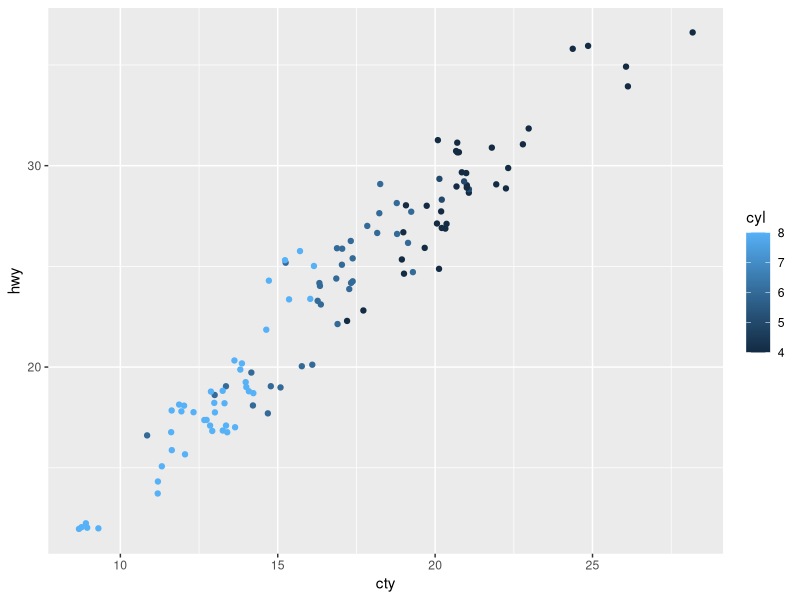
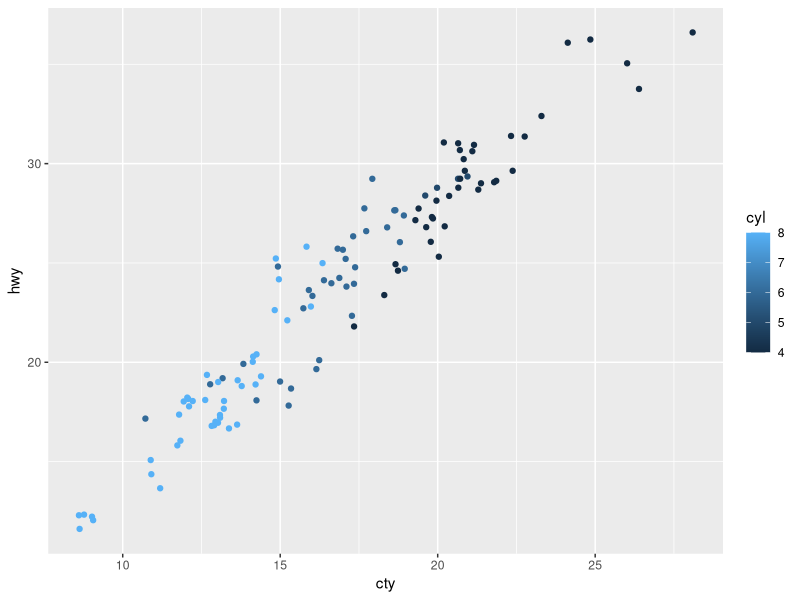
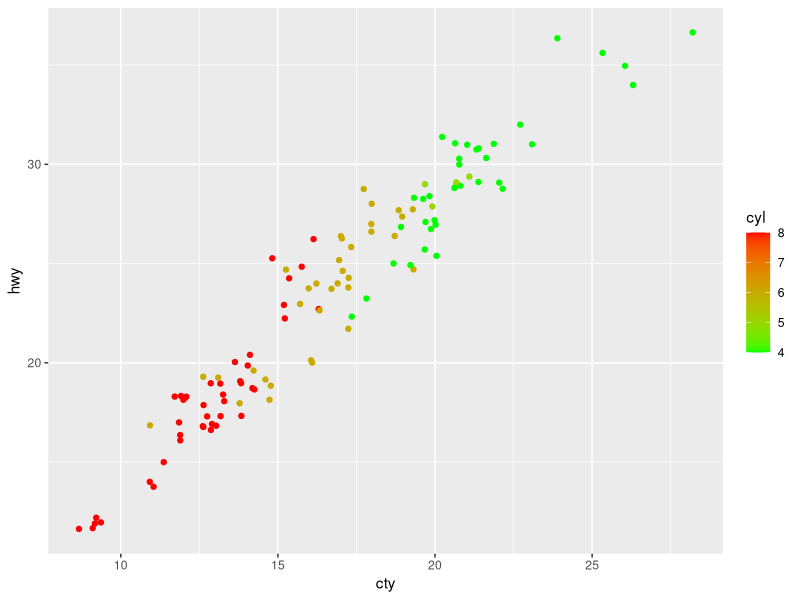
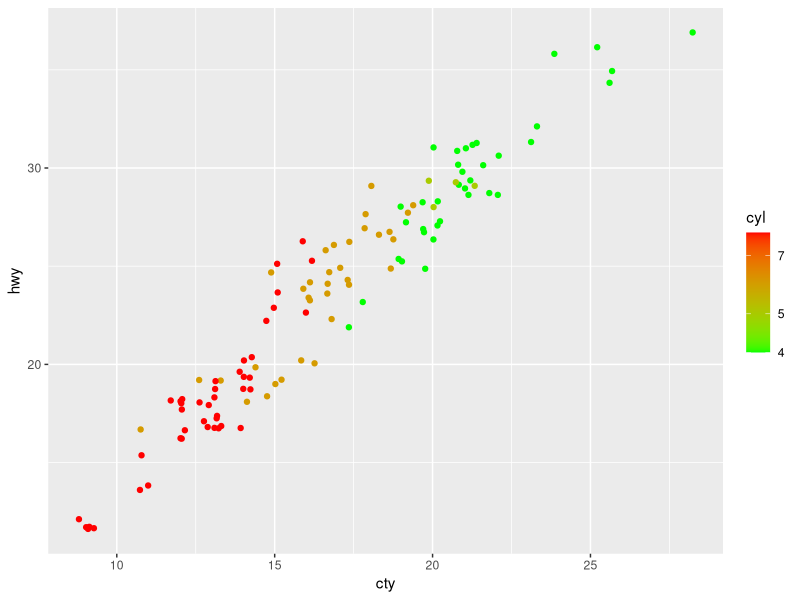
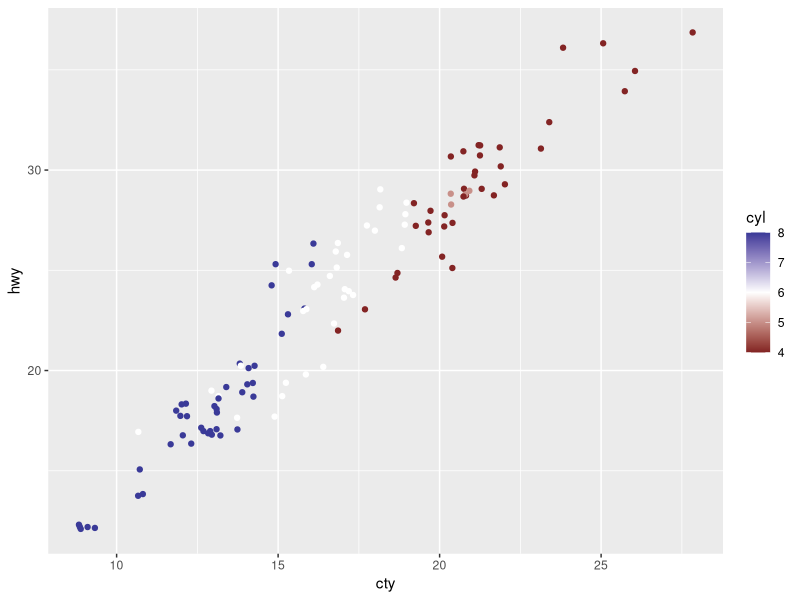
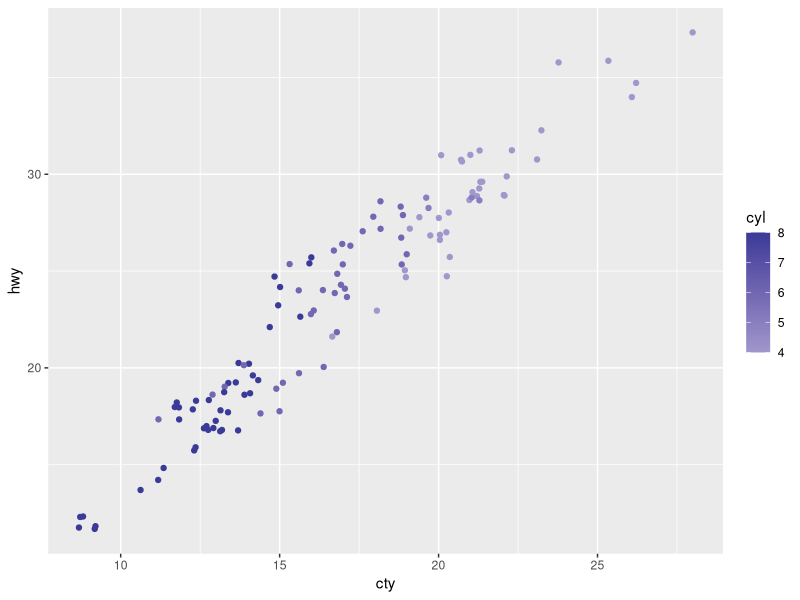
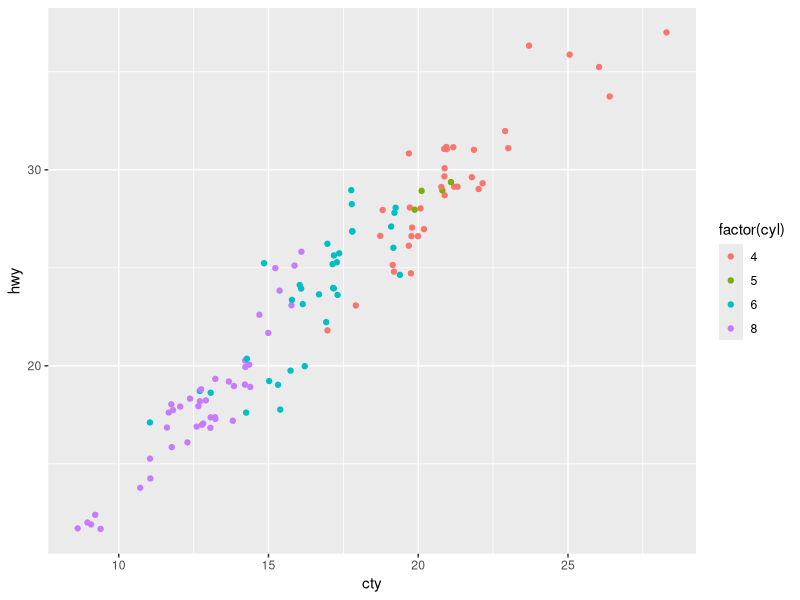
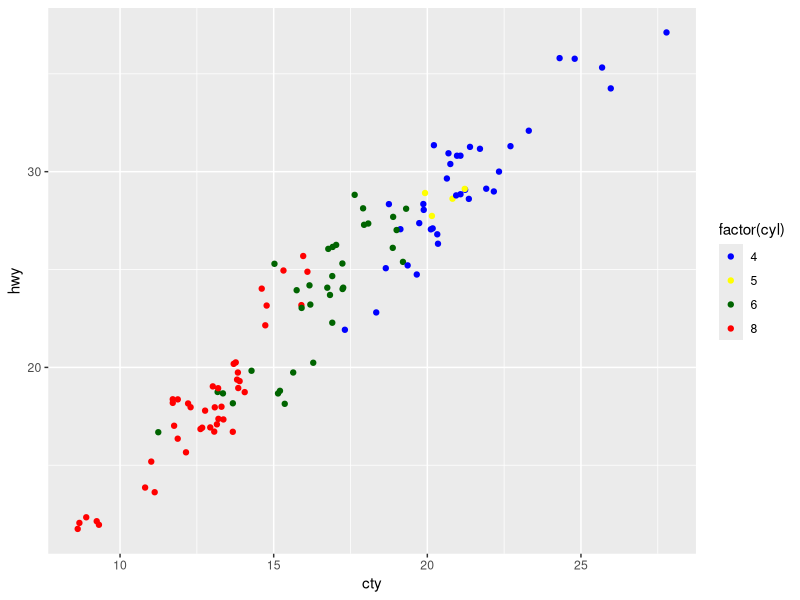

The R script that drew these images, in order:
library(tidyverse)
p1 <- mpg %>% filter(year == 2008) %>%
  ggplot(aes(x = cty, y=hwy, color=cyl)) + 
  geom_point(position='jitter')
p1
p1 + scale_color_gradient()
?scale_color_gradient
p1 + scale_color_gradient(low='#00FF00', high='#FF0000')
p1 + scale_color_gradient(low='#00FF00', high='#FF0000',
                          trans='log10')

?scale_color_gradient2
p1 + scale_color_gradient2(midpoint=6)
p1 + scale_color_gradient2() # not what we want


p2 <- mpg %>% filter(year == 2008) %>%
  ggplot(aes(x=cty, y=hwy, color=factor(cyl))) + 
  geom_point(position = 'jitter')
p2 + scale_color_discrete()

cols <- c('4'='blue', '5'='yellow', '6'='darkgreen', '8'='red')
p2 + scale_color_manual(values=cols)

library(RColorBrewer)
display.brewer.all()
p2 + scale_color_brewer(palette='Set1', direction=-1)

states <- map_data('state')
states %>% ggplot(aes(x=long, y=lat)) + 
  geom_polygon(aes(group=group, fill=lat)) + 
  scale_fill_distiller(palette='Blues')
